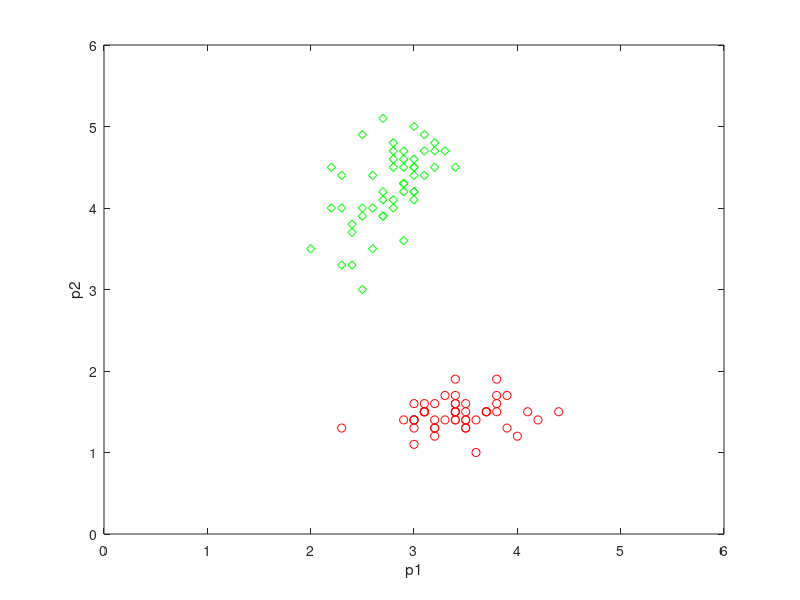

Reproduce this figure in MATLAB. (Note: this script raises an error after producing the figure.)
x=load('irisdata.txt');
% input(:,2:2)= x(:, 2:2);
p1=x(:,2);
p2=x(:,3);
t=x(:,5);

plot(p1(t==0),p2(t==0),'ro')
hold on
plot(p1(t==1),p2(t==1),'gd')
xlabel('p1')
ylabel('p2')
axis([0 6 0 6])
lamda=0.1;
w1=0.2;
w2=0.5;
b=0.3;

n=0;
N=length(t);
M=500;
for n=1:M
    n=1+mod(n,N);
    net=w1*p1(n)+w2*p2(n)+b;
    a=hardlim(net);
    if a==t(n)
    else 
        dw1=lamda*p1(n);
        dw2=lamda*p2(n);
        if a> t(n)
            w1=w1-dw1;
            w2=w2-dw2;
            b=b-lamda*(a-t(n))
        else
            w1=w1+dw1;
            w2=w2+dw2;
            b=b+lamda*(a-t(n))
        end
    end
end
x1=[0 6];
x2=(b-w1*x1)/w2;
plot(x1,x2)

        
            
            
            


